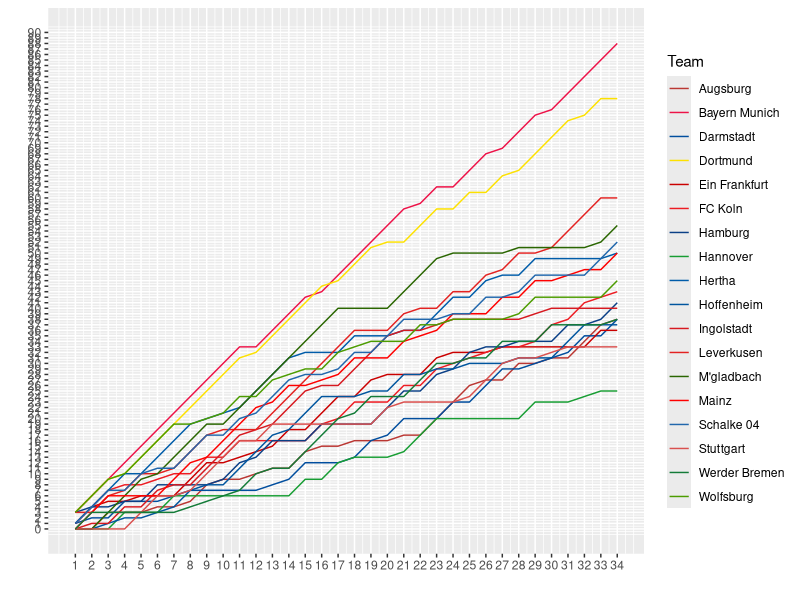

This chart was generated by the following R code:
 
# TODO
# Y Achsenbeschriftung auf die rechte Seite
# X Achsenbeschriftung oben einfügen
# Darstellung auf Wertebereich beschränken
# Punkte die nicht existieren auf der x Achse in hellerem Grau einfärben
# Zusatzleistung Legende mit dem Logo ersetzen
# x Achsenbeschriftung grau einfärben
# Dynamische Darstellung mit ggvis
 
library(reshape2)
library(magrittr)
library(dplyr)
library(ggplot2)

BundesligaDaten = read.csv('D1.csv')

EvalPoints <- function(FTR,Position)
{ 
  if (Position=="AwayTeam") {if (FTR==strsplit(as.character(Position),"wayTeam")) { res = 3} else {res = 0}}
  else{if (FTR==strsplit(as.character(Position),"omeTeam")){res = 3} else {res = 0}}
  
  if (FTR== "D"){res=1}
  return(res)
}

BundesligaDaten%>%
  melt(measure.vars=c("HomeTeam", "AwayTeam"), value.name="Team", variable.name="Position")%>%
  select(Date,Team,Position,FTR)%>%
  arrange(-desc(Team))%>%
  mutate(DayOfPlay=rep(seq(1,34,1),18), Points = mapply(EvalPoints,.$FTR,.$Position))%>%
  group_by(Team)%>%
  mutate(CumPoints = cumsum(Points))%>%
  ggplot(.,aes(DayOfPlay,CumPoints,color=Team))+
  geom_line()+
  scale_color_manual(values=c("#BA3733","#ED1248","#014E9E","#FDE100","#CA0000","#ED1C23","#0A3F86","#179D33","#005CA9","#00559E","#D71920","#E32221","#2A6601","#FE0000","#2167AC","#D9504E","#137B38","#4C9C00"))+
  scale_x_continuous(breaks=seq(1,34,1),limits=c(1,34),name="")+
  scale_y_continuous(breaks=seq(0,90,1),limits=c(0,90),name="")-> TablePos
TablePos
